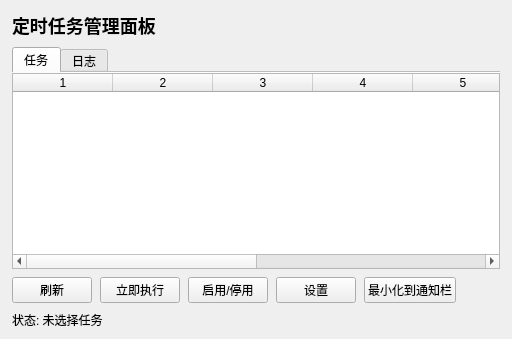
<?xml version="1.0" encoding="UTF-8"?>
<ui version="4.0">
 <class>l_scheduler_central</class>
 <widget class="QWidget" name="centralRoot">
  <layout class="QVBoxLayout" name="verticalLayout_root">
   <property name="spacing">
    <number>8</number>
   </property>
   <property name="leftMargin">
    <number>12</number>
   </property>
   <property name="topMargin">
    <number>12</number>
   </property>
   <property name="rightMargin">
    <number>12</number>
   </property>
   <property name="bottomMargin">
    <number>10</number>
   </property>
   <item>
    <widget class="QLabel" name="titleLabel">
     <property name="text">
      <string>定时任务管理面板</string>
     </property>
     <property name="styleSheet">
      <string notr="true">font-size: 18px; font-weight: bold;</string>
     </property>
    </widget>
   </item>
   <item>
    <widget class="QTabWidget" name="mainTabs">
     <property name="documentMode">
      <bool>true</bool>
     </property>
     <property name="currentIndex">
      <number>0</number>
     </property>
     <widget class="QWidget" name="tasksTab">
      <attribute name="title">
       <string>任务</string>
      </attribute>
      <layout class="QVBoxLayout" name="verticalLayout_tasks">
       <property name="spacing">
        <number>8</number>
       </property>
       <property name="leftMargin">
        <number>0</number>
       </property>
       <property name="topMargin">
        <number>0</number>
       </property>
       <property name="rightMargin">
        <number>0</number>
       </property>
       <property name="bottomMargin">
        <number>0</number>
       </property>
       <item>
        <widget class="QTableWidget" name="taskTable">
         <property name="selectionBehavior">
          <enum>QAbstractItemView::SelectRows</enum>
         </property>
         <property name="selectionMode">
          <enum>QAbstractItemView::SingleSelection</enum>
         </property>
         <property name="columnCount">
          <number>8</number>
         </property>
         <property name="rowCount">
          <number>0</number>
         </property>
        </widget>
       </item>
       <item>
        <layout class="QHBoxLayout" name="horizontalLayout_buttons">
         <property name="spacing">
          <number>8</number>
         </property>
         <item>
          <widget class="QPushButton" name="refreshButton">
           <property name="text">
            <string>刷新</string>
           </property>
          </widget>
         </item>
         <item>
          <widget class="QPushButton" name="runButton">
           <property name="text">
            <string>立即执行</string>
           </property>
          </widget>
         </item>
         <item>
          <widget class="QPushButton" name="toggleButton">
           <property name="text">
            <string>启用/停用</string>
           </property>
          </widget>
         </item>
         <item>
          <widget class="QPushButton" name="settingsButton">
           <property name="text">
            <string>设置</string>
           </property>
          </widget>
         </item>
         <item>
          <widget class="QPushButton" name="minimizeToTrayButton">
           <property name="text">
            <string>最小化到通知栏</string>
           </property>
          </widget>
         </item>
         <item>
          <spacer name="horizontalSpacer_buttons">
           <property name="orientation">
            <enum>Qt::Horizontal</enum>
           </property>
           <property name="sizeHint" stdset="0">
            <size>
             <width>40</width>
             <height>20</height>
            </size>
           </property>
          </spacer>
         </item>
        </layout>
       </item>
       <item>
        <widget class="QLabel" name="statusLabel">
         <property name="text">
          <string>状态: 未选择任务</string>
         </property>
        </widget>
       </item>
      </layout>
     </widget>
     <widget class="QWidget" name="logTab">
      <attribute name="title">
       <string>日志</string>
      </attribute>
      <layout class="QVBoxLayout" name="verticalLayout_log">
       <property name="spacing">
        <number>8</number>
       </property>
       <property name="leftMargin">
        <number>0</number>
       </property>
       <property name="topMargin">
        <number>0</number>
       </property>
       <property name="rightMargin">
        <number>0</number>
       </property>
       <property name="bottomMargin">
        <number>0</number>
       </property>
       <item>
        <layout class="QHBoxLayout" name="horizontalLayout_logTop">
         <property name="spacing">
          <number>8</number>
         </property>
         <item>
          <widget class="QComboBox" name="logTaskCombo">
           <property name="minimumSize">
            <size>
             <width>220</width>
             <height>0</height>
            </size>
           </property>
           <property name="toolTip">
            <string>选择要查看的日志：主日志或某个任务的专属日志</string>
           </property>
          </widget>
         </item>
         <item>
          <widget class="QLabel" name="logPathLabel">
           <property name="text">
            <string>日志文件：</string>
           </property>
           <property name="wordWrap">
            <bool>true</bool>
           </property>
           <property name="styleSheet">
            <string notr="true">color: #666;</string>
           </property>
          </widget>
         </item>
         <item>
          <spacer name="horizontalSpacer_logTop">
           <property name="orientation">
            <enum>Qt::Horizontal</enum>
           </property>
           <property name="sizeHint" stdset="0">
            <size>
             <width>40</width>
             <height>20</height>
            </size>
           </property>
          </spacer>
         </item>
         <item>
          <widget class="QPushButton" name="logRefreshButton">
           <property name="text">
            <string>刷新</string>
           </property>
          </widget>
         </item>
        </layout>
       </item>
       <item>
        <widget class="QTextEdit" name="logText">
         <property name="readOnly">
          <bool>true</bool>
         </property>
        </widget>
       </item>
      </layout>
     </widget>
    </widget>
   </item>
  </layout>
 </widget>
 <resources/>
 <connections/>
</ui>
